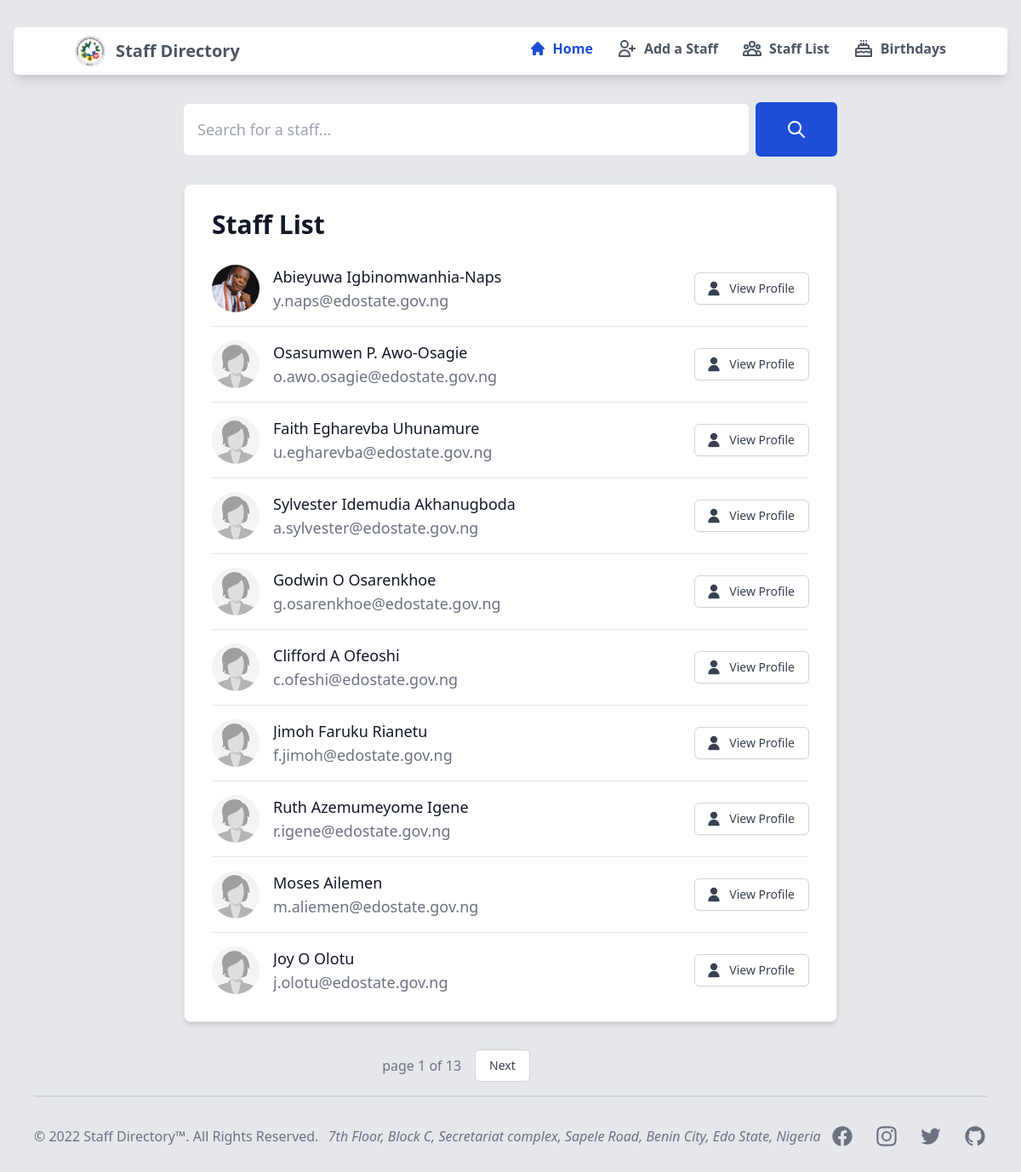
Page /staff/ on the committed database.
### sendmail/models.py (models this page shows, shortened)
class staffDetails(models.Model):
    first_name = models.CharField(verbose_name='First Name', max_length=20)
    middle_name = models.CharField(verbose_name='Middle Name', max_length=20, null=True, blank=True)
    last_name = models.CharField(verbose_name='Last Name', max_length=20)
    phone_number = PhoneNumberField(verbose_name='Phone Number', default='1234 567 8900')
    email = models.EmailField(verbose_name='Official Email', max_length = 254)
    position = models.CharField(verbose_name='Position', max_length=50, null=True, blank=True)
    staffimage = models.ImageField(
        verbose_name="Profile Picture",
        upload_to='staffimages',
        default='staffimages/default.jpg',
        null=True,
        blank=True
    )
    MONTHS = (
        (1, 'January'),
        (2, 'February'),
        (3, 'March'),
        (4, 'April'),
        (5, 'May'),
        (6, 'June'),
        (7, 'July'),
        (8, 'August'),
        (9, 'September'),
        (10, 'October'),
        (11, 'November'),
        (12, 'December')
    )
    birth_month = models.IntegerField(
        'Birth Month',
        choices = MONTHS,
        default = 1,
        blank = False)
    birth_day = models.IntegerField(verbose_name='Birth Day', blank=True, null=True)
    class Meta:
        db_table = 'sendmail_staffdetails'

### sendmail/views.py (the view)
# urls.py: re_path(r'^staff/$', views.staffListView.as_view(), name='stafflist'),
class staffListView(ListView):
    model = staffDetails
    context_object_name = 'stafflist'   # your own name for the list as a template variable
    template_name = 'stafflist.html'  # Specify your own template name/location
    paginate_by = 10
    def get_queryset(self):
        return staffDetails.objects.all()
    def get_context_data(self, **kwargs):
        context = super(staffListView, self).get_context_data(**kwargs)
        context['title'] = 'List of all Staff'
        return context

### sendmail/templates/stafflist.html (shortened to what this page needs)
{% extends "base.html" %}
{% load widget_tweaks %}
{% load static %}
{% block content %}
    <div class="max-w-3xl rounded-lg mx-auto mt-8 mb-8">
        <form action="{% url 'searchresult' %}" class="flex items-center" method="GET">
            <div class="relative w-full">
                <input type="text" id="simple-search" name="q"
                class="bg-white block font-medium border border-none text-gray-900 text-lg rounded-md
                focus:border-blue-500 block w-full p-4
                focus:ring-2 focus:outline-none focus:ring-blue-500
                dark:bg-gray-700 dark:border-gray-600 dark:placeholder-gray-400
                dark:text-white dark:focus:ring-blue-500 dark:focus:border-blue-500"
                    placeholder="Search for a staff..." required>
            </div>
            <button type="submit" class="px-8 py-4 ml-2 text-md font-medium text-white bg-blue-700 rounded-md border
                                            border-4 border-blue-700 hover:border-blue-800 hover:bg-blue-800 focus:ring-4 focus:outline-none focus:ring-blue-300
                                            dark:bg-blue-600 dark:hover:bg-blue-700 dark:focus:ring-blue-800">
                <svg class="w-6 h-6" fill="none" stroke="currentColor" viewBox="0 0 24 24"
                    xmlns="http://www.w3.org/2000/svg">
                    <path stroke-linecap="round" stroke-linejoin="round" stroke-width="2"
                        d="M21 21l-6-6m2-5a7 7 0 11-14 0 7 7 0 0114 0z"></path>
                </svg>
            </button>
        </form>
    </div>
    <div class="p-6 lg:p-8 lg:pb-4 max-w-3xl bg-white rounded-lg border mx-auto shadow-md sm:p-10 min-h-full justify-center">
        <div class="flex justify-between items-center mb-4">
            <h5 class="text-3xl font-bold leading-none text-gray-900 dark:text-white">Staff List</h5>
        </div>
        <div class="flow-root">
            <ul role="list" class="divide-y divide-gray-200 dark:divide-gray-700">
                {% for staff in stafflist %}
                    <li class="py-3 sm:py-4">
                        <div class="flex items-center space-x-4">
                            <div class="flex-shrink-0">
                                <img class="w-14 h-14 rounded-full" src="{{ staff.staffimage.url }}"
                                    alt="{{ staff.first_name }}'s' image">
                            </div>
                            <div class="flex-1 min-w-0">
                                <p class="text-lg font-medium text-gray-900 truncate dark:text-white">
                                    {{ staff.first_name }}
                                    {% if staff.middle_name %}
                                        {{ staff.middle_name }}
                                        {% else %}
                                            <span></span>
                                    {% endif %}
                                    {{ staff.last_name }}
                                </p>
                                <p class="text-lg text-gray-500 truncate dark:text-gray-400">
                                    {{ staff.email }}
                                </p>
                            </div>
                            <div class="inline-flex items-center text-base font-semibold text-gray-900 dark:text-white">
                                <a href="{% url 'staffdetails' staff.id %}">
                                    <button type="button" class="inline-flex items-center px-4 py-2 border border-gray-300 rounded-md shadow-sm
                                                                            text-sm font-medium text-gray-700 bg-white hover:bg-gray-50 focus:outline-none
                                                                            focus:ring-2 focus:ring-gray-300">
                                        <svg xmlns="http://www.w3.org/2000/svg" class="-ml-1 mr-2 h-5 w-5" fill="currentColor"
                                            viewBox="0 0 24 24" stroke="currentColor" stroke-width="2">
                                            <path stroke-linecap="round" stroke-linejoin="round"
                                                d="M16 7a4 4 0 11-8 0 4 4 0 018 0zM12 14a7 7 0 00-7 7h14a7 7 0 00-7-7z" />
                                        </svg>
                                        View Profile
                                    </button>
                                </a>
                            </div>
                        </div>
                    </li>
                {% endfor %}
            </ul>
        </div>
    </div>
    {% block pagination %}
        {% if is_paginated %}
            <div class="container font-medium text-gray-500 text-md flex items-center justify-center mb-28  mt-8 md:mb-28 pagination ">
                <span class="page-links flex items-center justify-between">
                    <span class="page-current mx-4">
                        page {{ page_obj.number }} of {{ page_obj.paginator.num_pages }}
                    </span>
                    {% if page_obj.has_next %}
                        <a class="inline-flex items-center font-medium text-sm px-4 py-2 bg-white hover:bg-gray-50
                                    text-gray-700 rounded-md border border-gray-300 hover:bg-gray-50 focus:outline-none
                                    ocus:ring-2 focus:ring-gray-400"
                            href="{{ request.path }}?page={{ page_obj.next_page_number }}">
                            Next
                        </a>
                    {% endif %}
                </span>
            </div>
        {% endif %}
    {% endblock %}
{% endblock %}

### rows in the picture
staffDetails: staffimage (picture), first_name "Abieyuwa", last_name "Igbinomwanhia-Naps", email "y.naps@edostate.gov.ng"
staffDetails: staffimage (placeholder picture), first_name "Osasumwen", middle_name "P.", last_name "Awo-Osagie", email "o.awo.osagie@edostate.gov.ng"
staffDetails: staffimage (placeholder picture), first_name "Faith", middle_name "Egharevba", last_name "Uhunamure", email "u.egharevba@edostate.gov.ng"
staffDetails: staffimage (placeholder picture), first_name "Sylvester", middle_name "Idemudia", last_name "Akhanugboda", email "a.sylvester@edostate.gov.ng"
staffDetails: staffimage (placeholder picture), first_name "Godwin", middle_name "O", last_name "Osarenkhoe", email "g.osarenkhoe@edostate.gov.ng"
staffDetails: staffimage (placeholder picture), first_name "Clifford", middle_name "A", last_name "Ofeoshi", email "c.ofeshi@edostate.gov.ng"
staffDetails: staffimage (placeholder picture), first_name "Jimoh", middle_name "Faruku", last_name "Rianetu", email "f.jimoh@edostate.gov.ng"
staffDetails: staffimage (placeholder picture), first_name "Ruth", middle_name "Azemumeyome", last_name "Igene", email "r.igene@edostate.gov.ng"
staffDetails: staffimage (placeholder picture), first_name "Moses", last_name "Ailemen", email "m.aliemen@edostate.gov.ng"
staffDetails: staffimage (placeholder picture), first_name "Joy", middle_name "O", last_name "Olotu", email "j.olotu@edostate.gov.ng"

### other values in the picture
{{ page_obj.number }} "1"
{{ page_obj.paginator.num_pages }} "13"
